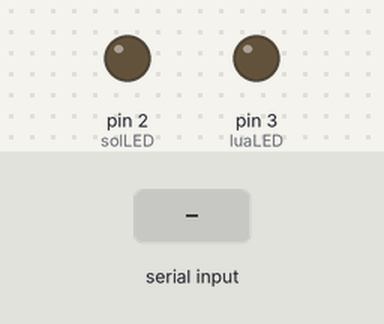
The sketch below on a simulated Arduino Uno, built with avr-gcc and run on an emulated ATmega328P. On the bench: output pins drawn as LEDs (lit = HIGH). The test bench sets the inputs (shaded band).

Above: at 1.2 s.
1.3 s: "30,150\n" received over Serial
At 1.8 s:
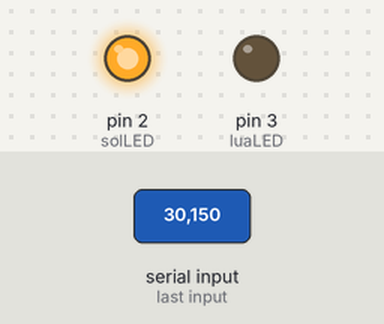
2.8 s: "2\n" received over Serial
At 4.0 s:
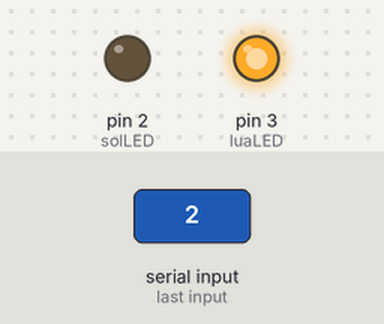
4.3 s: "1\n" received over Serial
At 5.1 s:
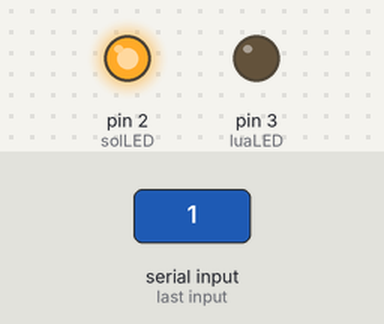
5.8 s: "3\n" received over Serial
At 6.3 s:
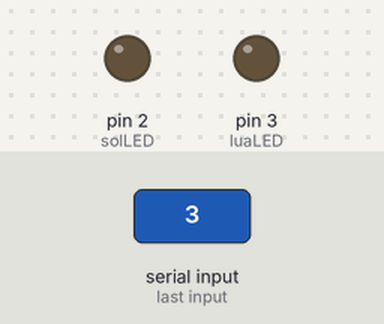
Timing chart, 0 to 8.3 s (numbered marks = the images above; inputs shaded):
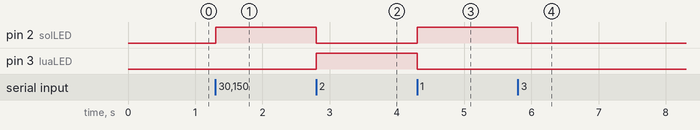

Measured:
- after the input at 1.3 s, pin 2 (solLED): LOW → HIGH at once
- after the input at 2.8 s, pin 2 (solLED): HIGH → LOW at once; pin 3 (luaLED): LOW → HIGH at once
- after the input at 4.3 s, pin 2 (solLED): LOW → HIGH at once; pin 3 (luaLED): HIGH → LOW at once
- after the input at 5.8 s, pin 2 (solLED): HIGH → LOW at once

The sketch:

teste_reconhecimento_de_voz_arduino.ino
```cpp
int solLED = 2;  // Porta digital para o LED do sol
int luaLED = 3; // Porta digital para o LED da lua

void setup() {
  Serial.begin(9600); // Taxa de atualização da comunicação com o algoritmo do reconhecimento de imagem
  pinMode(solLED, OUTPUT); // Define a porta digital como saída
  pinMode(luaLED, OUTPUT); // Define a porta digital como saída
}

void loop() {
  if (Serial.available() > 0) { // Garante que a comunicação serial está estabelecida
    int numFingers = Serial.read() - '0';  // Converte o caractere recebido para um número
    if (numFingers == 1) { // Condição caso o contador do reconhecimento de imagem envie "1"
      digitalWrite(luaLED, LOW);  // Apaga o LED da lua
      digitalWrite(solLED, HIGH);  // Acende o LED do sol

    }
    else if (numFingers == 2) { // Condição caso o contador do reconhecimento de imagem envie "2"
      digitalWrite(solLED, LOW);  // Apaga o LED do sol
      digitalWrite(luaLED, HIGH);  // Acende o LED da lua

    }
    else if (numFingers == 3){ // Condição caso o contador do reconhecimento de imagem envie algo diferente de "1" ou "2"
      digitalWrite(solLED, LOW);  // Apaga o LED do sol
      digitalWrite(luaLED, LOW);  // Apaga o LED da lua
    }
  }
}
```
